Frame 1 (no input): blank canvas, image omitted
Frame 60 (the mouse pressed at the canvas centre just before this capture): blank canvas, image omitted
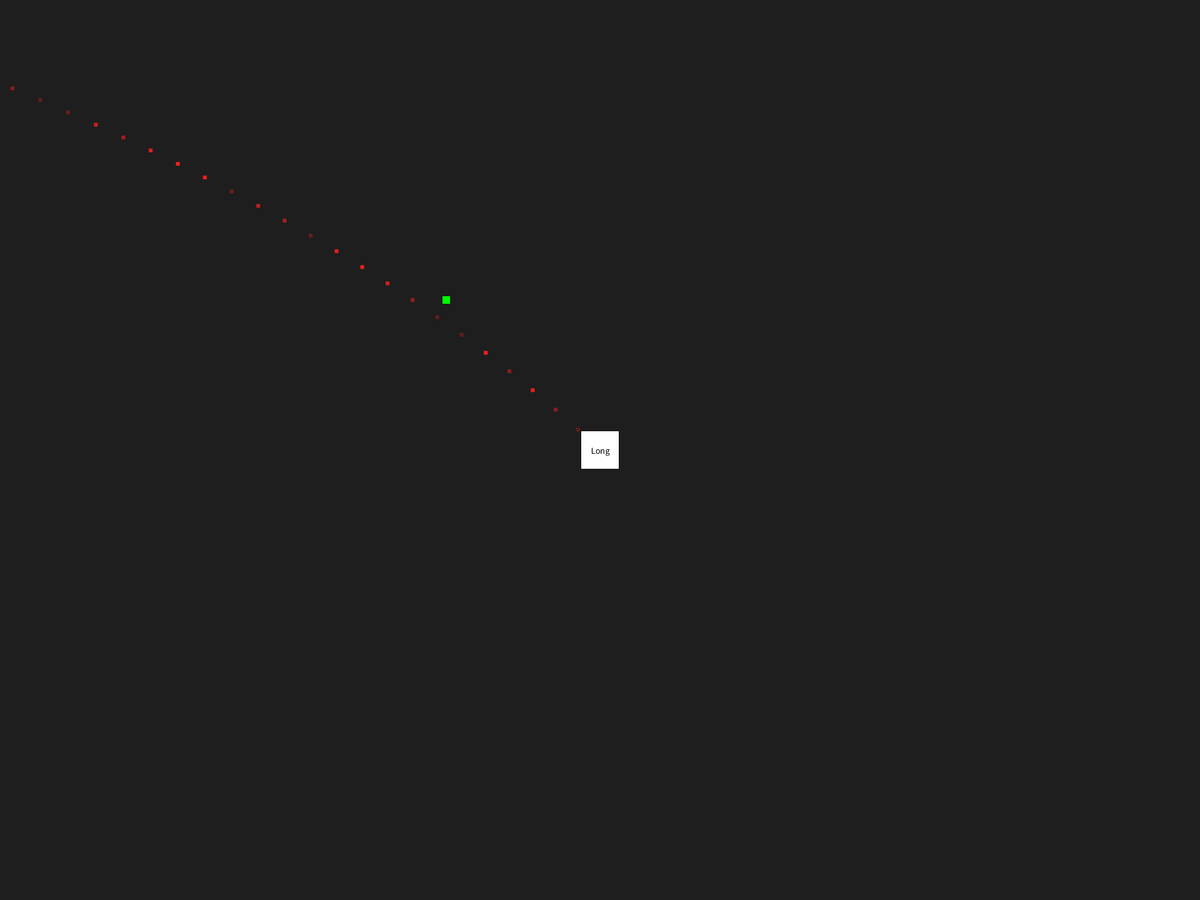
Frame 120 (the mouse held since frame 60 and released just before this capture)

The Processing sketch whose frames 1 and 60 were blank and that drew this single picture after the mouse press (run headless with seeded random() and noise(); from frame 60 on, the mouse is pressed at the canvas centre):

// Processing sketch: prototype
// ── prototype.pde
//Summative Prototype
//Aether Defence by Vincent Nguyen

ArrayList<Tower> towers = new ArrayList();
ArrayList<Bullet> bullets = new ArrayList();

float mx,my;

Monster ben;

void setup() {
  fullScreen();
  rectMode(CENTER);
  textAlign(CENTER,CENTER);
  
  ben = new Monster(0,height/3,int(random(3)));
}

void draw() {
  background(30);
  
  mx = ben.getX();
  my = ben.getY();
  
  ben.display();
  ben.move();
  
  for (Bullet b : bullets) {
    b.display();
    b.move();
  }
  
  bullets.add(new Bullet(width/2,height/2));
  
  for (Tower t : towers) {
    t.display();
  }
}

void mousePressed() {
  towers.add(new Tower(mouseX, mouseY, int(random(4))));
}

class Tower {
  
  PVector p, v;
  float d;
  float firerate, range, damage;
  int type;
  
  Tower(float tempX, float tempY, int tempT) {
    p = new PVector(tempX, tempY);
    type = tempT;
    firerate = range = damage = 0;
    d = width/32;
  }
  
  // Type 0 = basic
  // Type 1 = long-range
  // Type 2 = AoE
  // Type 3 = sniper
  
  void type() {
    if (type == 0) {
      firerate = 0.01;
      range = 10;
      damage = 5;
    }
  }
  
  void display() {
    
    type();
    
    noStroke();
    fill(255);
    rect(p.x,p.y,d,d);
    
    fill(0);
    if (type == 0) {
      text("Basic", p.x, p.y);
    } else if (type == 1) {
      text("Long", p.x, p.y);
    } else if (type == 2) {
      text("AoE", p.x, p.y);
    } else if (type == 3) {
      text("Sniper", p.x, p.y);
    }
    
  }
  
}

class Monster {
  
  PVector p;
  float w, h, speed, health;
  int type;
  color skin;
  
  Monster(float tempX, float tempY, int tempT) {
    p = new PVector(tempX, tempY);
    type = tempT;
  }
  
  // Type 0 = basic
  // Type 1 = swarm
  // Type 2 = tank
  
  void type() {
    
    if (type == 0) {
      w = h = 20;
      skin = color(#FF0000);
      speed = 3;
    } else if (type == 1) {
      w = h = 10;
      skin = color(#00FF00);
      speed = 5;
    } else if (type == 2) {
      w = h = 30;
      skin = color(#0000FF);
      speed = 1;
    }
  }
  
  void display() {
    
    type();
    
    fill(skin);
    rect(p.x,p.y,w,h);
    
  }
  
  void move() {
    p.x += speed;
    p.y += 0;
  }
  
  float getX() {
    return p.x;
  }
  
  float getY() {
    return p.y;
  }
  
}

class Bullet {
  
  PVector p, loca;
  float pulse, diam, speed, rota;
  color glow;
  
  Bullet(float tempX, float tempY) {
    p = new PVector(tempX,tempY);
    loca = new PVector(mx,my);
    
    rota = atan2( (loca.y - p.y), (loca.x - p.x) );
    
    speed = 40;
    diam = 5;
    pulse = random(4);
  }
  
  void display() {
    update();
    noStroke();
    fill(glow);
    rect(p.x,p.y,diam,diam);
  }
  
  void update() {
    pulse += 1;
    glow = color( (80*sin(pulse) + 175), 30, 30 );
  }
  
  void move() {
    p.x += speed*cos(rota);
    p.y += speed*sin(rota);
  }
  
}
